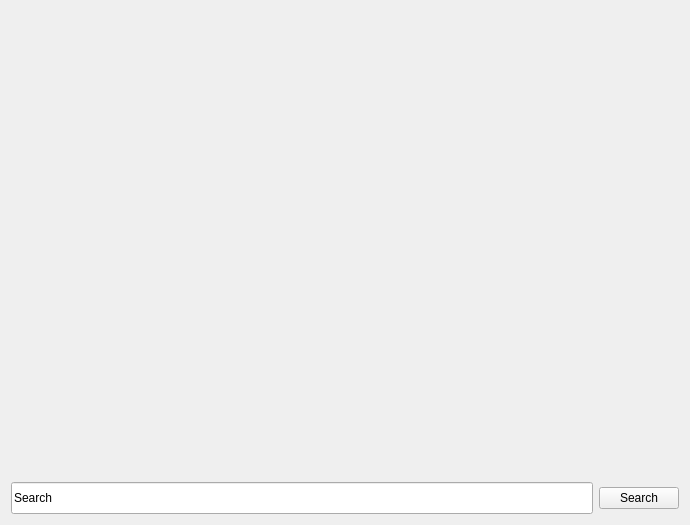
<?xml version="1.0" encoding="UTF-8"?>
<ui version="4.0">
 <class>List</class>
 <widget class="QWidget" name="List">
  <property name="geometry">
   <rect>
    <x>0</x>
    <y>0</y>
    <width>690</width>
    <height>525</height>
   </rect>
  </property>
  <property name="windowTitle">
   <string>Form</string>
  </property>
  <layout class="QVBoxLayout" name="verticalLayout">
   <item>
    <layout class="QHBoxLayout" name="boxActions"/>
   </item>
   <item>
    <widget class="QWidget" name="tableWidget" native="true"/>
   </item>
   <item>
    <layout class="QHBoxLayout" name="layoutToolBar">
     <item>
      <widget class="QLineEdit" name="editSearch">
       <property name="minimumSize">
        <size>
         <width>0</width>
         <height>32</height>
        </size>
       </property>
       <property name="text">
        <string>Search</string>
       </property>
      </widget>
     </item>
     <item>
      <widget class="QPushButton" name="searchBTN">
       <property name="text">
        <string>Search</string>
       </property>
       <property name="icon">
        <iconset>
         <normaloff>icons/actions/search_small.png</normaloff>icons/actions/search_small.png</iconset>
       </property>
      </widget>
     </item>
    </layout>
   </item>
  </layout>
 </widget>
 <resources/>
 <connections/>
</ui>
